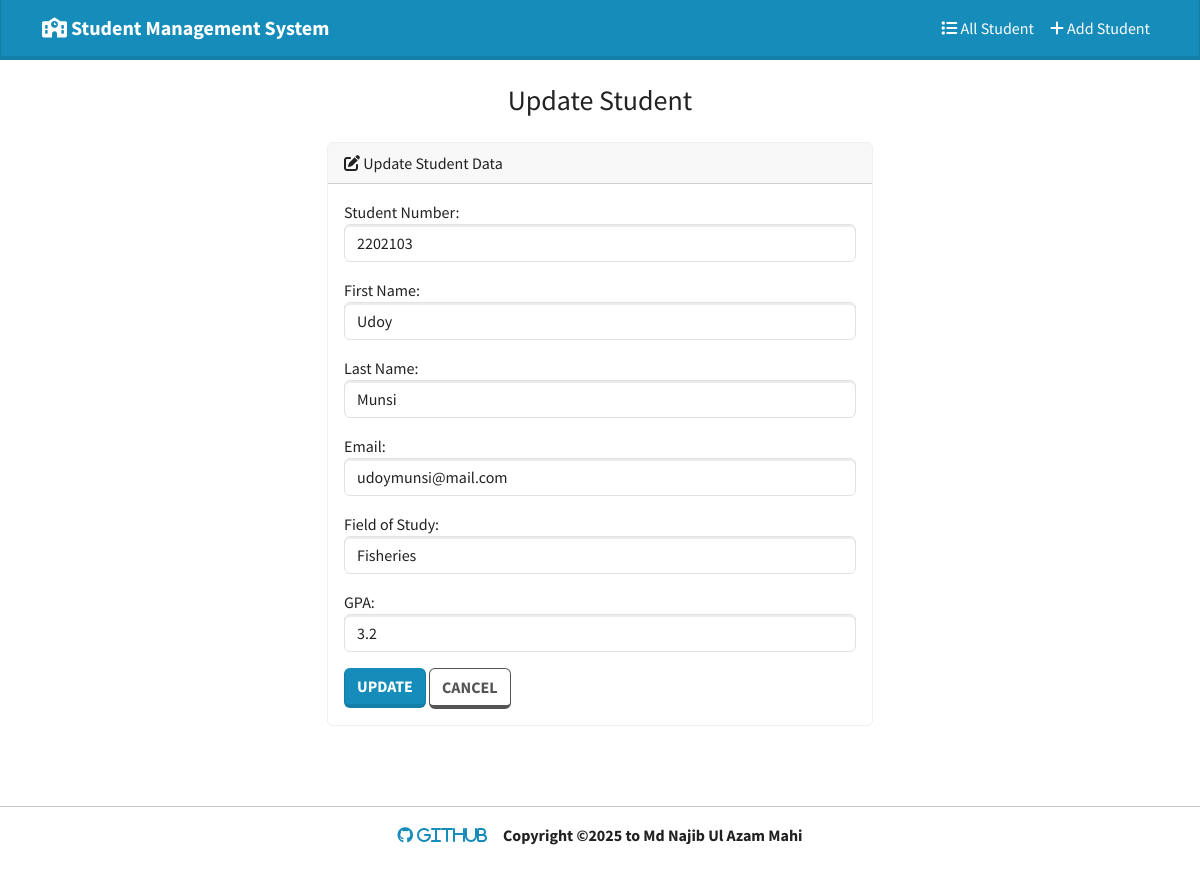
The page /edit/3/ on the database its author committed.
### students/models.py (models this page shows)
class Student(models.Model):
    student_number = models.PositiveIntegerField()
    first_name = models.CharField(max_length=50)
    last_name = models.CharField(max_length=50)
    email = models.EmailField(max_length=100)
    field_of_study = models.CharField(max_length=50)
    gpa = models.FloatField()

### students/views.py (the view)
# urls.py: path('edit/<int:id>/', views.edit, name='edit'),
def edit(request, id):
    if request.method == 'POST':
        student = Student.objects.get(pk=id)
        form = StudentForm(request.POST, instance=student)
        if form.is_valid():
            form.save()
            return render(request, 'students/edit.html', {
                'form': form,
                'success': True
            })
    else:
        student = Student.objects.get(pk=id)
        form = StudentForm(instance=student)
    return render(request, 'students/edit.html', {
        'form': form
    })

### students/forms.py
class StudentForm(forms.ModelForm):
    class Meta:
        model = Student
        fields = ['student_number', 'first_name', 'last_name', 'email', 'field_of_study', 'gpa']
        labels = {'student_number': 'Student Number',
                  'first_name': 'First Name',
                  'last_name': 'Last Name',
                  'email': 'Email',
                  'field_of_study': 'Field of Study',
                  'gpa': 'GPA'
                }
        widgets = {'student_number': forms.NumberInput(attrs={'class': 'form-control'}),
                   'first_name': forms.TextInput(attrs={'class': 'form-control'}),
                   'last_name': forms.TextInput(attrs={'class': 'form-control'}),
                   'email': forms.EmailInput(attrs={'class': 'form-control'}),
                   'field_of_study': forms.TextInput(attrs={'class': 'form-control'}),
                   'gpa': forms.NumberInput(attrs={'class': 'form-control'})
                }

### students/templates/students/edit.html (shortened to what this page needs)
{% extends "students/base.html" %}
{% block body %}
  <h3 class="text-center m-4">Update Student</h3>
  {% if success %}
    <div class="alert alert-success" role="alert">
        The student data updated successfully.
        <a href="{% url 'index' %}" class="alert-link"> Go to Home Page</a>
    </div>
  {% else %}
    <div class="row justify-content-center">
        <div class="col-6">
            <div class="card border-secondary mb-3">
                <div class="card-header">
                    <i class="fa-solid fa-pen-to-square"></i> Update Student Data
                </div>
                <div class="card-body">
                  <form action="" method="POST">
                    {{ form.as_p }}
                    <button type="submit" class="btn btn-primary">Update</button>
                    <a href="{% url 'index' %}" class="btn btn-outline-dark">Cancel</a>
                  </form>
                </div>
            </div>
        </div>
    </div>
  {% endif %}
{% endblock %}

### rows shown on the page
Student: student_number "2202103", first_name "Udoy", last_name "Munsi", email "udoymunsi@mail.com", field_of_study "Fisheries", gpa "3.2"
